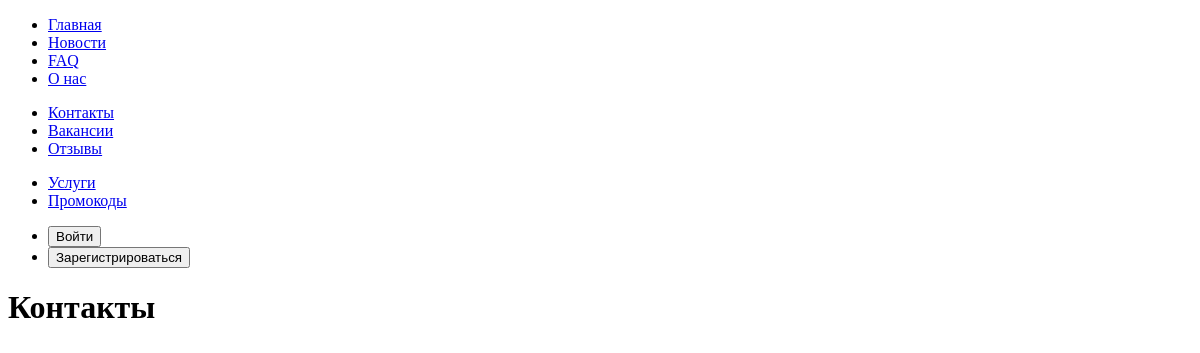
Page /clinic/contacts on the earlier database version.
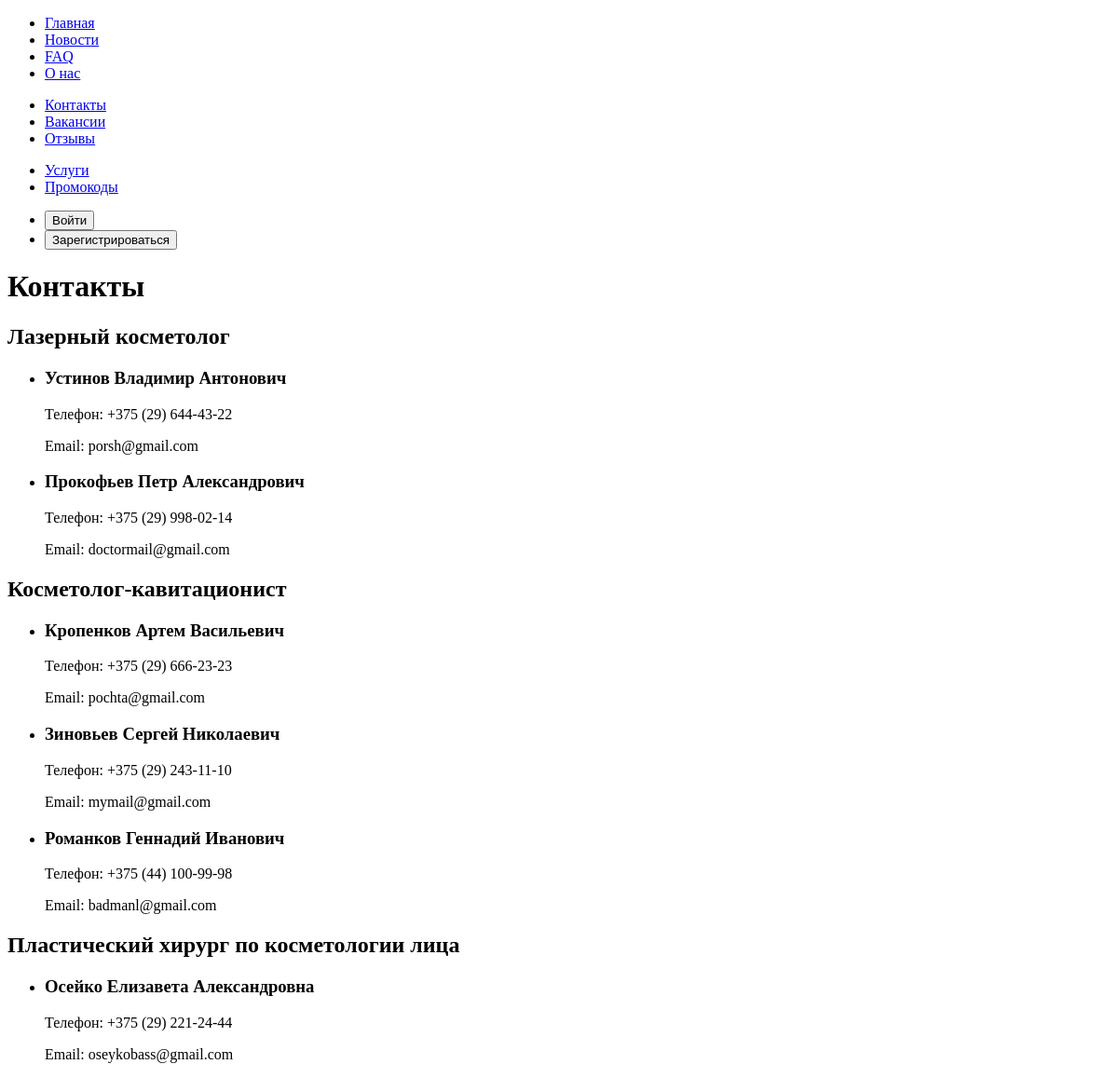
Same page on the later database version.
### clinic/models.py (models this page shows, shortened)
class ServiceSpecializations(models.Model):
    service_category = models.ForeignKey(ServiceCategories, on_delete=models.CASCADE, related_name='specializations')
    doctor_specialization = models.ForeignKey(Specializations, on_delete=models.CASCADE, related_name='services')
    class Meta:
        verbose_name = 'Специализация для категории услуг'
        verbose_name_plural = 'Специализации для категорий услуг'

class Specializations(models.Model):
    name = models.CharField('Специализация', max_length=50)
    description = models.TextField('Описание', max_length=500)
    class Meta:
        verbose_name = 'Специализация врачей'
        verbose_name_plural = 'Специализации врачей'

class Doctors(models.Model):
    user = models.OneToOneField(User, on_delete=models.CASCADE, related_name='doctor')
    surname = models.CharField('Фамилия', max_length=50)
    name = models.CharField('Имя', max_length=50)
    patronymic = models.CharField('Отчество', max_length=50)
    phone = models.CharField('Телефон', validators=[RegexValidator(
        regex=r'^\+375 \(\d{2}\) \d{3}-\d{2}-\d{2}$',
        message="Телефонный номер должен быть в формате: '+375 (XX) XXX-XX-XX'"
    )], max_length=20)
    email = models.EmailField('Электронная почта')
    service_specialization = models.ForeignKey(ServiceSpecializations, on_delete=models.CASCADE, related_name='doctors',
                                               verbose_name='Специализация врача')
    class Meta:
        verbose_name = 'Врач'
        verbose_name_plural = 'Врачи'

### clinic/views.py (the view)
# urls.py: path('contacts', views.contacts_view, name='contacts'),
def contacts_view(request):
    service_specializations = ServiceSpecializations.objects.all()
    return render(request, 'clinic/contacts.html', {'service_specializations': service_specializations})

### clinic/templates/clinic/contacts.html (shortened to what this page needs)
{% extends 'main/layout.html' %}
{% block content %}
    <h1>Контакты</h1>
    {% for service in service_specializations %}
        <div class="specialization">
            <h2>{{ service.doctor_specialization.name }}</h2>
            <ul>
                {% for doctor in service.doctors.all %}
                    <li>
                        <h3>{{ doctor.surname }} {{ doctor.name }} {{ doctor.patronymic }}</h3>
                        <p>Телефон: {{ doctor.phone }}</p>
                        <p>Email: {{ doctor.email }}</p>
                    </li>
                {% endfor %}
            </ul>
        </div>
    {% endfor %}
{% endblock %}

### main/templates/main/layout.html (shortened to what this page needs)
<!doctype html>
<html lang="en">
<head>
</head>
<body>
    <aside>
        <nav>
            <ul>
                <li><a href="{% url 'home' %}">Главная</a></li>
                <li><a href="{% url 'news' %}">Новости</a></li>
                <li><a href="{% url 'faq' %}">FAQ</a></li>
                <li><a href="{% url 'about' %}">О нас</a></li>
            </ul>
            <ul>
                <li><a href="{% url 'contacts' %}">Контакты</a></li>
                <li><a href="{% url 'vacancies' %}">Вакансии</a></li>
                <li><a href="{% url 'reviews' %}">Отзывы</a></li>
            </ul>
            <ul>
                <li><a href="{% url 'services' %}">Услуги</a></li>
                <li><a href="{% url 'promocodes' %}">Промокоды</a></li>
            </ul>
            <ul>
                {% if user.is_authenticated %}
                <li>
                    <form action="{% url 'logout' %}" method="post">
                        {% csrf_token %}
                        <button type="submit">Выйти</button>
                    </form>
                </li>
                {% if user.is_superuser %}
                <li>
                    <form action="{% url 'add_random_client' %}" method="get">
                        <button type="submit">Создать нового клиента (API)</button>
                    </form>
                </li>
                <li>
                    <form action="{% url 'add_cosmetology_news' %}" method="get">
                        <button type="submit">Добавить новость про косметику (API)</button>
                    </form>
                </li>
                {% endif %} {% else %}
                <li>
                    <form action="{% url 'to_login' %}" method="get">
                        <button type="submit">Войти</button>
                    </form>
                </li>
                <li>
                    <form action="{% url 'registration' %}" method="get">
                        <button type="submit">Зарегистрироваться</button>
                    </form>
                </li>
                {% endif %}
            </ul>
        </nav>
    </aside>
    <main>
        {% block content %} {% endblock %}
    </main>
</body>
</html>

Differences in the rows shown:
added ServiceSpecializations: doctor_specialization.name "Лазерный косметолог"
added Doctors: surname "Устинов", name "Владимир", patronymic "Антонович", phone "+375 (29) 644-43-22", email "porsh@gmail.com", shown under "Лазерный косметолог"
added Doctors: surname "Прокофьев", name "Петр", patronymic "Александрович", phone "+375 (29) 998-02-14", email "doctormail@gmail.com", shown under "Лазерный косметолог"
added ServiceSpecializations: doctor_specialization.name "Косметолог-кавитационист"
added Doctors: surname "Кропенков", name "Артем", patronymic "Васильевич", phone "+375 (29) 666-23-23", email "pochta@gmail.com", shown under "Косметолог-кавитационист"
added Doctors: surname "Зиновьев", name "Сергей", patronymic "Николаевич", phone "+375 (29) 243-11-10", email "mymail@gmail.com", shown under "Косметолог-кавитационист"
added Doctors: surname "Романков", name "Геннадий", patronymic "Иванович", phone "+375 (44) 100-99-98", email "badmanl@gmail.com", shown under "Косметолог-кавитационист"
added ServiceSpecializations: doctor_specialization.name "Пластический хирург по косметологии лица"
added Doctors: surname "Осейко", name "Елизавета", patronymic "Александровна", phone "+375 (29) 221-24-44", email "oseykobass@gmail.com", shown under "Пластический хирург по косметологии лица"
